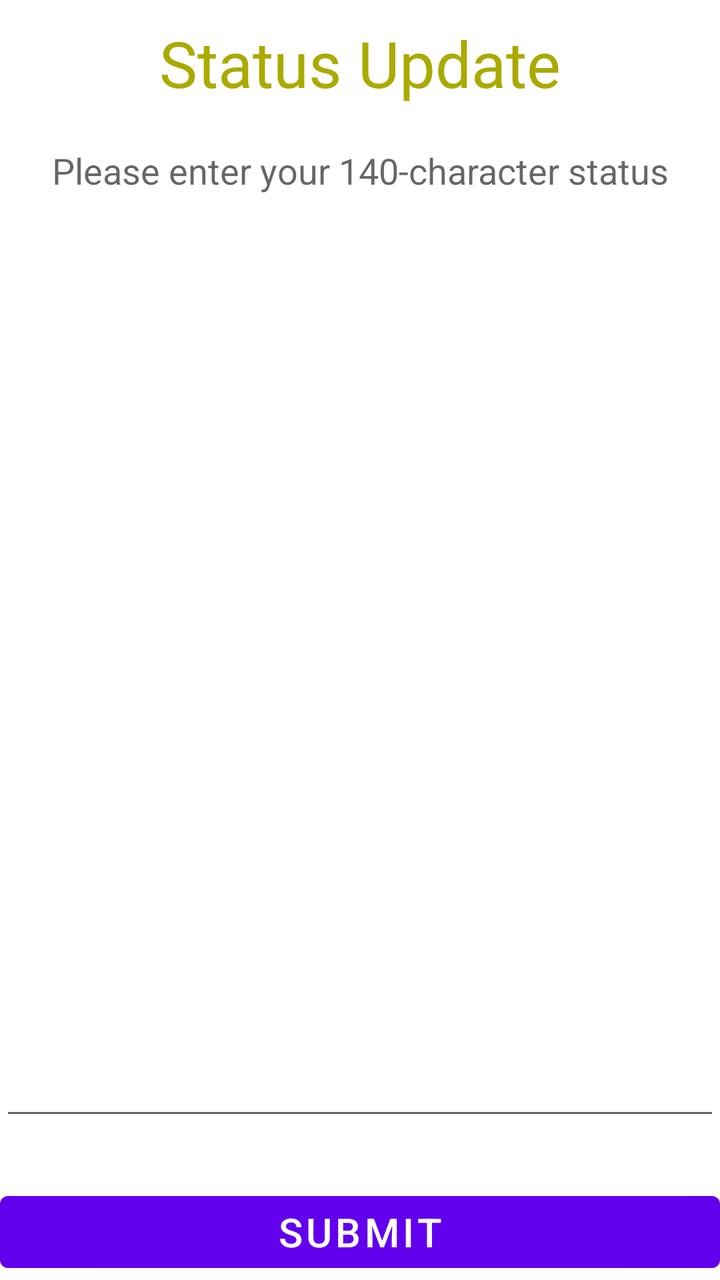
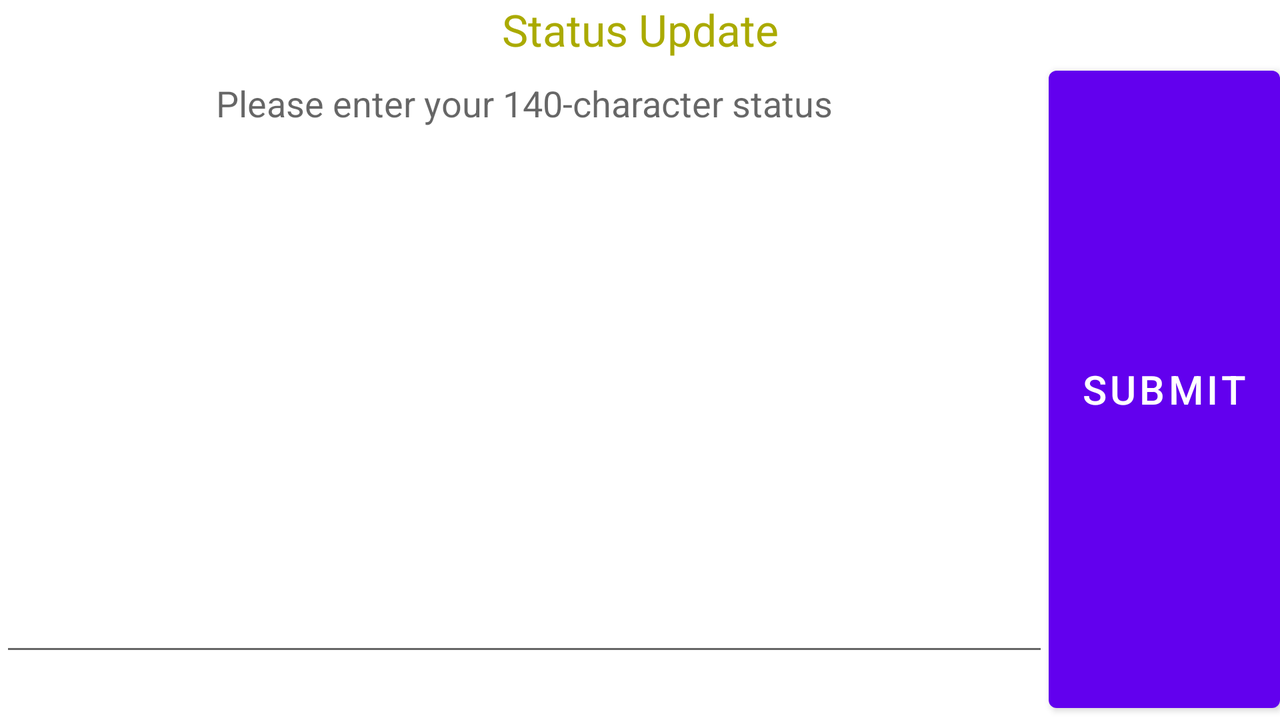

First picture: res/layout/ on a phone held upright. Second picture: the repository's own variant of that layout, on a device whose configuration matches the variant's folder. Source for both follows.
<!-- AndroidManifest.xml: fallback theme Theme.MaterialComponents.DayNight.NoActionBar -->
<!-- res/layout/main.xml -->
<?xml version="1.0" encoding="utf-8"?>
<LinearLayout xmlns:android="http://schemas.android.com/apk/res/android"
    android:layout_width="fill_parent" android:layout_height="fill_parent"
    android:orientation="vertical" >

    <TextView
        android:layout_width="fill_parent"  android:layout_height="wrap_content"
        android:layout_margin="10dp" android:gravity="center"
        android:text="@string/titleStatus" android:textSize="32sp"
        android:textColor="#AA0"/>

    <EditText
        android:id="@+id/editText"
        android:layout_width="fill_parent" android:layout_height="0dp"
        android:layout_weight="1" android:gravity="top|center_horizontal"
        android:hint="@string/hintText" />
    <TextView  
        android:id="@+id/charLeft"
        android:layout_width="wrap_content" android:layout_height="wrap_content"
        android:textSize="20sp"
        android:textColor="@color/chars_left_normal"
        android:layout_gravity="right"
        />
    <Button
        android:id="@+id/buttonUpdate"
        android:layout_width="fill_parent" android:layout_height="wrap_content"
        android:text="@string/buttonUpdate" android:textSize="20sp" />
</LinearLayout>
<!-- resources referenced by this layout -->
<resources>
  <color name="chars_left_normal">#FFFFFF</color>
  <string name="buttonUpdate">Submit</string>
  <string name="hintText">Please enter your 140-character status</string>
  <string name="titleStatus">Status Update</string>
</resources>
<!-- res/layout-land/main.xml (the repository's variant of the layout above) -->
<!-- drawn on the phone turned sideways -->
<?xml version="1.0" encoding="utf-8"?>
<LinearLayout xmlns:android="http://schemas.android.com/apk/res/android"
    android:layout_width="fill_parent"
    android:layout_height="fill_parent"
    android:orientation="vertical" >

    <TextView
        android:layout_width="fill_parent"
        android:layout_height="wrap_content"
        android:gravity="center"
        android:text="@string/titleStatus"
        android:textColor="#AA0" android:textSize="22sp"/>

    <LinearLayout
        xmlns:android="http://schemas.android.com/apk/res/android"
        android:layout_width="fill_parent"
        android:layout_height="fill_parent"
        android:orientation="horizontal" >

    <LinearLayout
        xmlns:android="http://schemas.android.com/apk/res/android"
        android:layout_width="0dp"
        android:layout_height="fill_parent"
        android:orientation="vertical"
        android:layout_gravity="fill_horizontal" 
        android:layout_weight="1">    
        
	    <EditText
	        android:id="@+id/editText"
	        android:layout_width="fill_parent" android:layout_height="0dp"
	        android:layout_weight="1" android:gravity="top|center_horizontal"
	        android:hint="@string/hintText" />
	    
	    <TextView  
	        android:id="@+id/charLeft"
	        android:layout_width="wrap_content" android:layout_height="wrap_content"
	        android:textSize="20sp"
	        android:text="@string/maxChars" android:textColor="@color/chars_left_normal"
	        android:layout_gravity="right"
	        />
     </LinearLayout>
    <Button
        android:id="@+id/buttonUpdate"
        android:layout_width="wrap_content" android:layout_height="fill_parent"
        android:text="@string/buttonUpdate" android:textSize="20sp" 
        android:layout_gravity="right"/>
    </LinearLayout>

</LinearLayout>
<!-- resources referenced by the variant -->
<!-- as the phone turned sideways resolves them -->
<resources>
  <color name="chars_left_normal">#FFFFFF</color>
  <string name="buttonUpdate">Submit</string>
  <string name="hintText">Please enter your 140-character status</string>
  <string name="maxChars">140</string>
  <string name="titleStatus">Status Update</string>
</resources>
